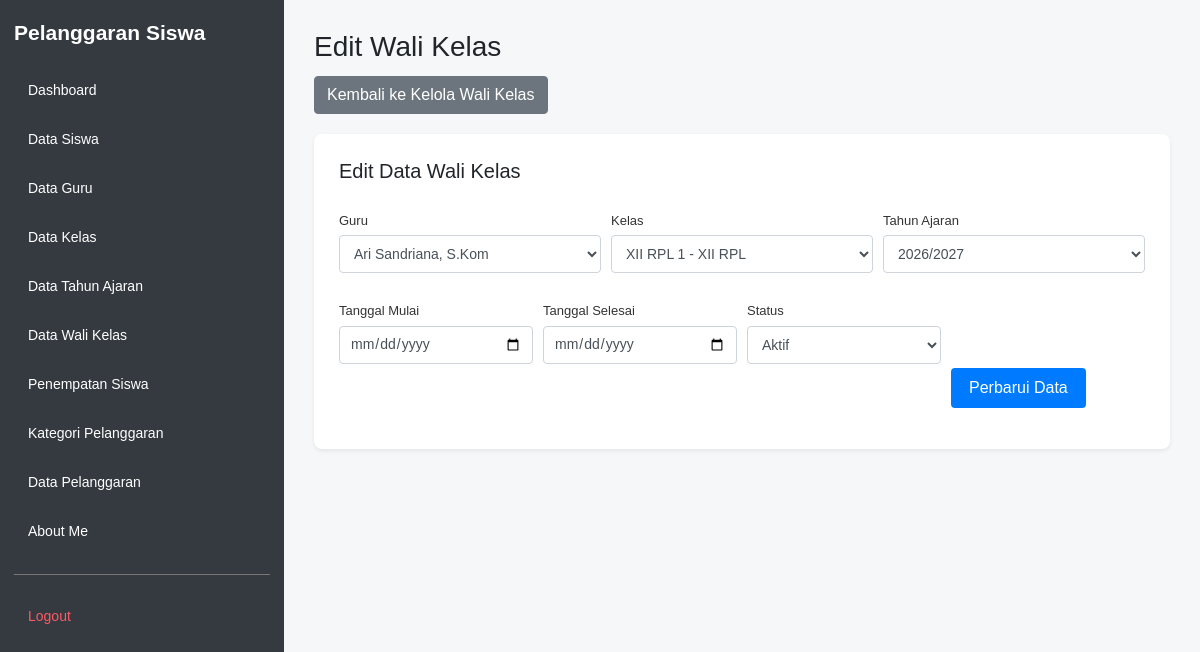
/edit_walikelas.php?id=20 (signed in), run on the app's committed database.
### tables this page shows
CREATE TABLE `t_wali_kelas` (
  `id` int(11) NOT NULL AUTO_INCREMENT,
  `tahun_ajaran_id` int(11) DEFAULT NULL,
  `kelas_id` int(11) DEFAULT NULL,
  `guru_id` int(11) DEFAULT NULL,
  `tanggal_mulai` date NOT NULL,
  `tanggal_selesai` date NOT NULL,
  `status_aktif` tinyint(1) NOT NULL,
  `created_at` timestamp NOT NULL DEFAULT current_timestamp(),
  `updated_at` timestamp NOT NULL DEFAULT current_timestamp(),
  PRIMARY KEY (`id`),
  UNIQUE KEY `uq_t_wali_kelas_kelas_ta` (`kelas_id`,`tahun_ajaran_id`),
  KEY `tahun_ajaran_id` (`tahun_ajaran_id`),
  KEY `kelas_id` (`kelas_id`),
  KEY `guru_id` (`guru_id`),
  CONSTRAINT `t_wali_kelas_ibfk_1` FOREIGN KEY (`kelas_id`) REFERENCES `t_kelas` (`id`) ON DELETE CASCADE,
  CONSTRAINT `t_wali_kelas_ibfk_2` FOREIGN KEY (`guru_id`) REFERENCES `t_guru` (`id`) ON DELETE CASCADE
);

CREATE TABLE `t_guru` (
  `id` int(11) NOT NULL AUTO_INCREMENT,
  `nip` varchar(30) NOT NULL,
  `nama` varchar(150) DEFAULT NULL,
  `email` varchar(150) NOT NULL,
  `status_aktif` tinyint(1) NOT NULL,
  `user_id` int(11) NOT NULL,
  `created_at` timestamp NOT NULL DEFAULT current_timestamp(),
  `updated_at` timestamp NOT NULL DEFAULT current_timestamp(),
  PRIMARY KEY (`id`),
  UNIQUE KEY `uq_t_guru_nip` (`nip`),
  UNIQUE KEY `uq_t_guru_email` (`email`),
  UNIQUE KEY `uq_t_guru_user_id` (`user_id`),
  CONSTRAINT `t_guru_ibfk_1` FOREIGN KEY (`user_id`) REFERENCES `t_users` (`id`) ON DELETE CASCADE
);

CREATE TABLE `t_kelas` (
  `id` int(11) NOT NULL AUTO_INCREMENT,
  `nama` varchar(100) DEFAULT NULL,
  `tingkat` varchar(20) NOT NULL,
  `jurusan` varchar(100) NOT NULL,
  `status_aktif` tinyint(1) NOT NULL,
  `created_at` timestamp NOT NULL DEFAULT current_timestamp(),
  `updated_at` timestamp NOT NULL DEFAULT current_timestamp(),
  PRIMARY KEY (`id`),
  UNIQUE KEY `uq_t_kelas_nama` (`nama`)
);

CREATE TABLE `t_tahun_ajaran` (
  `id` int(11) NOT NULL AUTO_INCREMENT,
  `nama` varchar(20) DEFAULT NULL,
  `tanggal_mulai` date NOT NULL,
  `tanggal_selesai` date NOT NULL,
  `status_aktif` tinyint(1) NOT NULL,
  `created_at` timestamp NOT NULL DEFAULT current_timestamp(),
  `updated_at` timestamp NOT NULL DEFAULT current_timestamp(),
  PRIMARY KEY (`id`),
  UNIQUE KEY `uq_t_tahun_ajaran_nama` (`nama`)
);

### edit_walikelas.php (the view, shortened to what this page needs)
<?php
require_once __DIR__ . '/config/koneksi.php';
$id = (int) $_GET['id'];
$stmt = mysqli_prepare($koneksi, "SELECT * FROM t_wali_kelas WHERE id = ?");
mysqli_stmt_bind_param($stmt, 'i', $id);
mysqli_stmt_execute($stmt);
$hasil = mysqli_stmt_get_result($stmt);
$wali = mysqli_fetch_assoc($hasil);
$guru  = mysqli_query($koneksi, "SELECT id, nama FROM t_guru ORDER BY nama");
$kelas = mysqli_query($koneksi, "SELECT id, nama, tingkat, jurusan FROM t_kelas ORDER BY nama");
$tahun = mysqli_query($koneksi, "SELECT id, nama FROM t_tahun_ajaran ORDER BY nama DESC");
?>
<!DOCTYPE html>
<html lang="id">
<head>
    <link rel="stylesheet"
          href="https://cdn.jsdelivr.net/npm/bootstrap@4.1.3/dist/css/bootstrap.min.css">
    <link rel="stylesheet" href="layout/layout.css">
</head>
<body>
<?php require_once __DIR__ . '/layout/sidebar.php'; ?>
<main class="app-main">
    <div class="page-header">
        <h1>Edit Wali Kelas</h1>
        <a href="kelola_walikelas.php" class="btn btn-secondary">
            Kembali ke Kelola Wali Kelas
        </a>
    </div>
    <div class="form-card form-card-full shadow-sm mb-4">
        <h5 class="mb-3">Edit Data Wali Kelas</h5>
        <form action="proses_edit_walikelas.php" method="POST">
            <div class="form-row">
                <div class="form-group col-md-4">
                    <label>Guru</label>
                    <select name="guru_id" class="form-control" required>
                        <?php while ($g = mysqli_fetch_assoc($guru)) { ?>
                            <option value="<?= (int)$g['id']; ?>"
                                <?= (int)$g['id'] === (int)($wali['guru_id'] ?? 0) ? 'selected' : ''; ?>>
                                <?= htmlspecialchars((string)$g['nama'], ENT_QUOTES, 'UTF-8'); ?>
                            </option>
                        <?php } ?>
                    </select>
                </div>
                <div class="form-group col-md-4">
                    <label>Kelas</label>
                    <select name="kelas_id" class="form-control" required>
                        <?php while ($k = mysqli_fetch_assoc($kelas)) { ?>
                            <option value="<?= (int)$k['id']; ?>"
                                <?= (int)$k['id'] === (int)($wali['kelas_id'] ?? 0) ? 'selected' : ''; ?>>
                                <?= htmlspecialchars($k['nama'] . ' - ' . $k['tingkat'] . ' ' . $k['jurusan'], ENT_QUOTES, 'UTF-8'); ?>
                            </option>
                        <?php } ?>
                    </select>
                </div>
                <div class="form-group col-md-4">
                    <label>Tahun Ajaran</label>
                    <select name="tahun_ajaran_id" class="form-control" required>
                        <?php while ($ta = mysqli_fetch_assoc($tahun)) { ?>
                            <option value="<?= (int)$ta['id']; ?>"
                                <?= (int)$ta['id'] === (int)($wali['tahun_ajaran_id'] ?? 0) ? 'selected' : ''; ?>>
                                <?= htmlspecialchars((string)$ta['nama'], ENT_QUOTES, 'UTF-8'); ?>
                            </option>
                        <?php } ?>
                    </select>
                </div>
            </div>
            <div class="form-row">
                <div class="form-group col-md-3">
                    <label>Tanggal Mulai</label>
                    <input type="date" name="tanggal_mulai" class="form-control" required
                           value="<?= htmlspecialchars((string)($wali['tanggal_mulai'] ?? ''), ENT_QUOTES, 'UTF-8'); ?>">
                </div>
                <div class="form-group col-md-3">
                    <label>Tanggal Selesai</label>
                    <input type="date" name="tanggal_selesai" class="form-control" required
                           value="<?= htmlspecialchars((string)($wali['tanggal_selesai'] ?? ''), ENT_QUOTES, 'UTF-8'); ?>">
                </div>
                <div class="form-group col-md-3">
                    <label>Status</label>
                    <select name="status_aktif" class="form-control" required>
                        <option value="1" <?= (int)($wali['status_aktif'] ?? 0) === 1 ? 'selected' : ''; ?>>Aktif</option>
                    </select>
                </div>
                <div class="form-group col-md-3">
                    <label>&nbsp;</label><br>
                    <button type="submit" name="edit" class="btn btn-primary">
                        Perbarui Data
                    </button>
                </div>
            </div>
        </form>
    </div>
</main>
</body>
</html>

### layout/layout.css (style rules this page uses)
* { box-sizing: border-box; }
html, body { margin: 0; padding: 0; min-height: 100vh; font-family: Arial, sans-serif; background: #f5f7f9; }
.app-main { display: block; width: auto; min-width: 0; min-height: 100vh; margin-left: 284px; padding: 30px; }
.app-main h1, .app-main h2 { margin-top: 0; }
.page-header { margin-bottom: 20px; }
.page-header h1 { font-size: 28px; margin-bottom: 12px; }
.form-card { background: #ffffff; border-radius: 8px; padding: 25px; max-width: 720px; }
.form-card-full { max-width: 100%; }
.form-card label { display: block; font-size: 13px; margin: 12px 0 5px; color: #333; }
.form-card input[type="text"], .form-card input[type="email"], .form-card input[type="password"], .form-card input[type="date"], .form-card input[type="number"], .form-card select, .form-card textarea { width: 100%; padding: 8px 10px; border: 1px solid #ced4da; border-radius: 4px; font-size: 14px; box-sizing: border-box; }
.form-card button { margin-top: 18px; padding: 8px 18px; border: none; border-radius: 4px; cursor: pointer; }

### data on the page
t_wali_kelas: guru_id "Ari Sandriana, S.Kom", kelas_id "XII RPL 1 - XII RPL", tahun_ajaran_id "2026/2027", status_aktif "Aktif"

### other printed values
$label "Dashboard"
$label "Data Siswa"
$label "Data Guru"
$label "Data Kelas"
$label "Data Tahun Ajaran"
$label "Data Wali Kelas"
$label "Penempatan Siswa"
$label "Kategori Pelanggaran"
$label "Data Pelanggaran"
$label "About Me"
